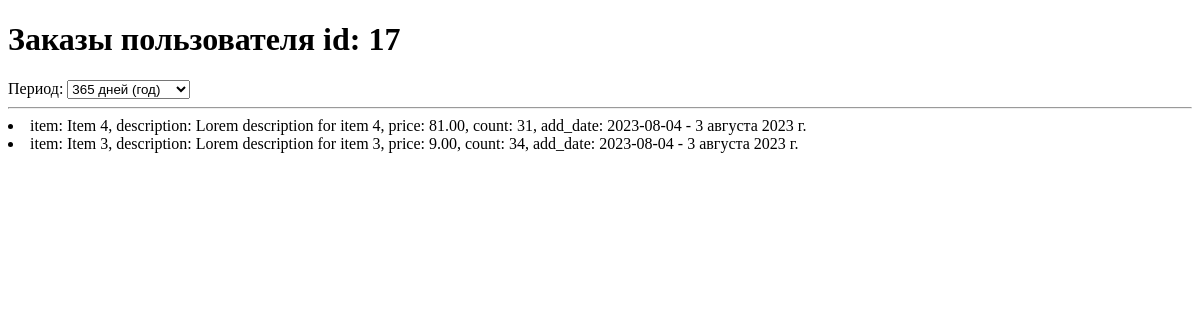
/homework2/orders/17/, run on an earlier commit of the app's database.
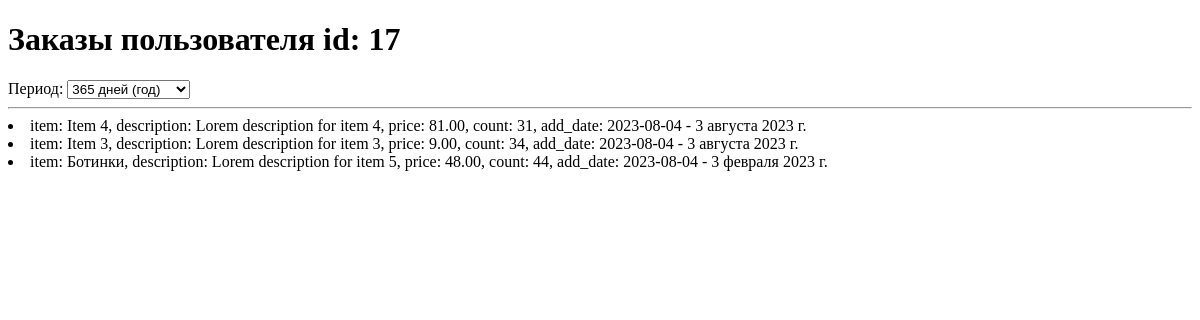
And on a later commit of the database.
### homework2/models.py (models this page shows)
class Item(models.Model):
    name = models.CharField(max_length=100)
    description = models.CharField(max_length=100)
    price = models.DecimalField(max_digits=8, decimal_places=2)
    count = models.IntegerField()
    add_date = models.DateField(auto_now_add=True)
    picture = models.ImageField(blank=True)
    def __str__(self):
        return f'item: {self.name}, description: {self.description}, price: {self.price}, count: {self.count},' \
               f' add_date: {self.add_date}'

### homework2/views.py (the view)
# urls.py: path('orders/<int:client_id>/', views.get_items_by_client, name='get_items_by_client'),
def get_items_by_client(request, client_id):
    orders = get_list_or_404(Order, customer=client_id)
    all_items = {}
    for order in orders:
        products = order.products.all()
        for product in products:
            if product not in all_items:
                all_items[product] = order.date_ordered.date()
    context = {
        'title': 'Заказанные товары',
        'client': client_id,
        'time': [date.today() - timedelta(7),
                 date.today() - timedelta(30),
                 date.today() - timedelta(365)
                 ],
        'products': all_items
    }
    logger.info(
        f"Access to all items page from {request.META.get('REMOTE_ADDR')}, "
        f"user agent: {request.META.get('HTTP_USER_AGENT')}"
    )
    return render(request, template_name='homework2/items.html', context=context)

### homework2/templates/homework2/items.html (shortened to what this page needs)
{% extends 'homework2/base.html' %}
{% block content %}
<h1>Заказы пользователя id: {{ client }}</h1>
<span>Период:</span>
<select id="main" name="main" class="main_field" aria-required="true">
    <option value="three" selected="selected">
        365 дней (год)
    </option>
</select>
<hr>
<div class="hide three">
    {% for a, b in products.items %}
    {% if b > time.2 %}
      <li>
          {{ a }} - {{ b }}
      </li>
    {% endif %}
    {% endfor %}
</div>
{% endblock %}

### homework2/templates/homework2/base.html (shortened to what this page needs)
<!DOCTYPE html>
<html lang="ru">
<head>
    {% load static %}
    <link rel="stylesheet" href="{% static 'style.css' %}">
</head>
<body>
{% block content %}
{% endblock %}
</body>
</html>

### static/style.css (style rules this page uses)
.hide { display:none; }
.hide.show { display: block; }

What changed in the data, as far as the page shows it:
now on this page (row edited): Item: name+description+price "item: Ботинки, description: Lorem description for item 5, price: 48.00, count: 44, add_date: 2023-08-04", b "3 февраля 2023 г."
